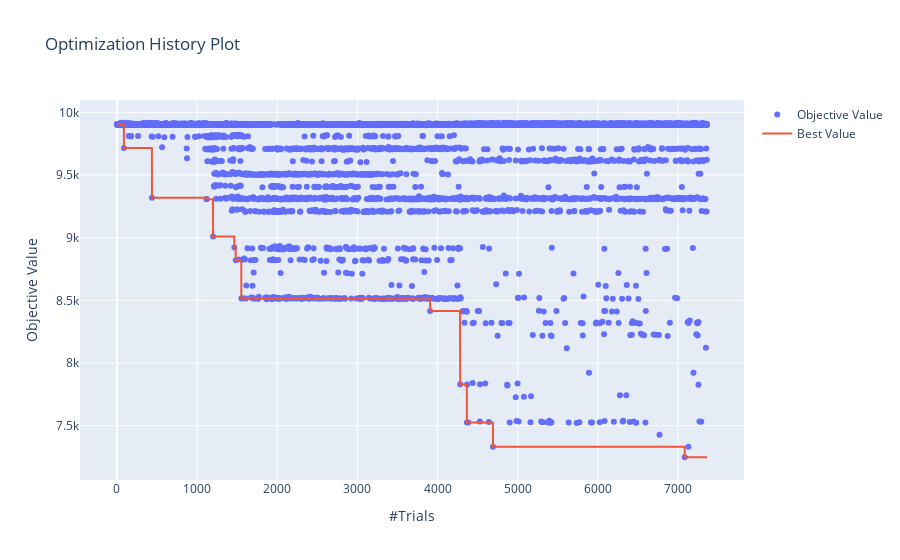

Notebook source saved alongside this figure:
### Code cell
visualization.plot_optimization_history(study)

### Figure 1 — Plotly figure (JSON) as saved in the notebook; plotly's stock layout.template omitted (floating-point values rounded to 4 significant figures; data arrays with more than 128 entries replaced by an {"elided": "..."} marker saying what was removed)
{"data": [{"mode": "markers", "name": "Objective Value", "type": "scatter", "x": {"elided": "7130 int values"}, "y": {"elided": "7130 float values"}}, {"name": "Best Value", "type": "scatter", "x": {"elided": "7130 int values"}, "y": {"elided": "7130 float values"}}], "layout": {"title": {"text": "Optimization History Plot"}, "xaxis": {"title": {"text": "#Trials"}}, "yaxis": {"title": {"text": "Objective Value"}}}}
